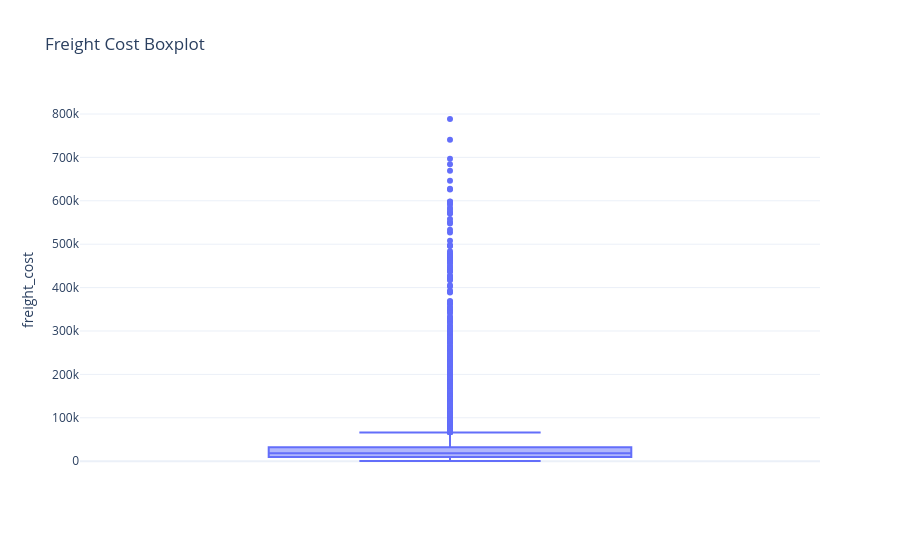

The code cell stored with this chart in its notebook:
### Code cell
fig = px.box(

    df,

    y="freight_cost",

    title="Freight Cost Boxplot",

    template="plotly_white"

)

fig.show()

### Figure 1 — Plotly figure (JSON) as saved in the notebook; plotly's stock layout.template omitted (floating-point values rounded to 4 significant figures; data arrays with more than 128 entries replaced by an {"elided": "..."} marker saying what was removed)
{"data": [{"alignmentgroup": "True", "hovertemplate": "freight_cost=%{y}<extra></extra>", "legendgroup": "", "marker": {"color": "#636efa"}, "name": "", "notched": false, "offsetgroup": "", "orientation": "v", "showlegend": false, "type": "box", "x0": " ", "xaxis": "x", "y": {"elided": "5000 float values"}, "y0": " ", "yaxis": "y"}], "layout": {"boxmode": "group", "legend": {"tracegroupgap": 0}, "title": {"text": "Freight Cost Boxplot"}, "xaxis": {"anchor": "y", "domain": [0, 1]}, "yaxis": {"anchor": "x", "domain": [0, 1], "title": {"text": "freight_cost"}}}}
